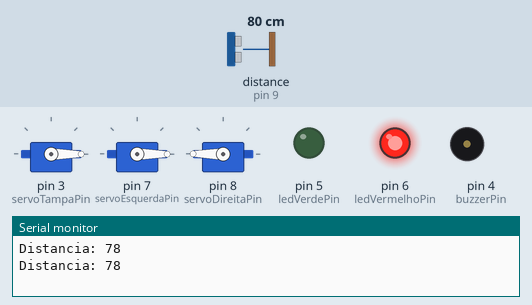
Simulated run of this sketch. Board: Arduino Uno, built with avr-gcc and run on an emulated ATmega328P. On the bench: 3 × servo, output pins drawn as LEDs (lit = HIGH), buzzer (waves = sounding, pin HIGH), the last lines printed to the serial monitor. Wiring (inferred from the names in the program): ultrasonic range finder: trigger pin 10; echo pin 9. The test bench sets the inputs (shaded band); at power-on: distance to the obstacle (sensor on pin 9) 80 cm. The echo pulse lasts 58.3 µs per cm; pins used as bus, display or sensor lines are not drawn.

Above: at 1.6 s.
1.7 s: distance to the obstacle (sensor on pin 9) set to 19 cm
3.6 s: distance to the obstacle (sensor on pin 9) set to 15 cm
At 4.9 s:
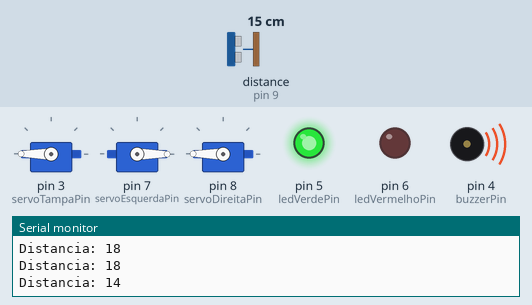
7.3 s: distance to the obstacle (sensor on pin 9) set to 18 cm
At 9.5 s:
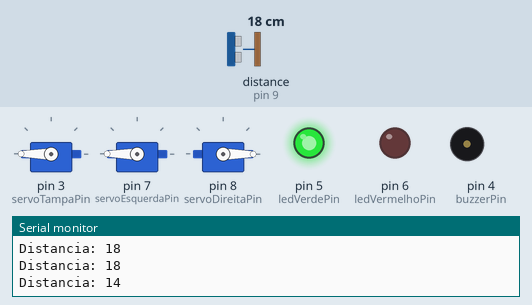
11.0 s: distance to the obstacle (sensor on pin 9) set to 2 cm
At 11.8 s:
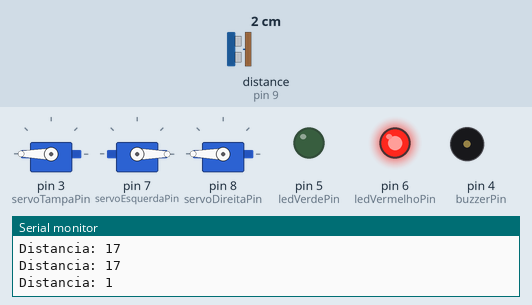
14.7 s: distance to the obstacle (sensor on pin 9) set to 35 cm
At 15.8 s:
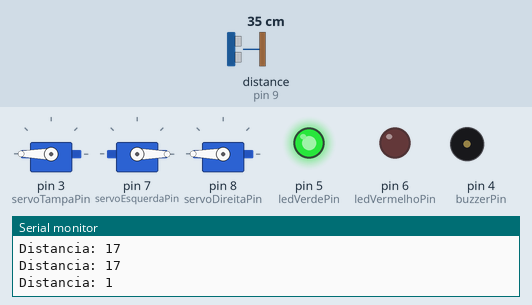
Timing chart, 0 to 19.2 s (numbered marks = the images above; inputs shaded):
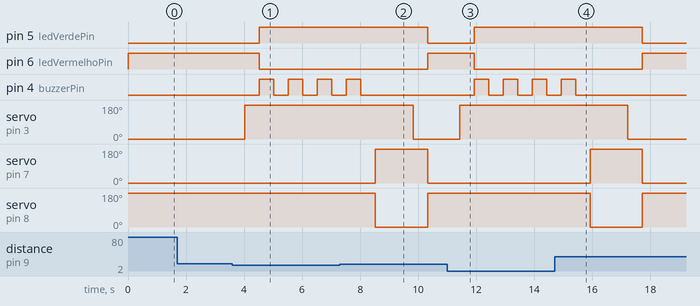

The sketch:

sketch_jun21a2serve.ino
```cpp
#include <Servo.h> // Inclui a biblioteca para controle de servos

// Criação dos objetos servo
Servo servoTampa;       // Servo que controla a abertura da tampa
Servo servoEsquerda;    // Servo que gira para a esquerda
Servo servoDireita;     // Servo que gira para a direita (sentido oposto)

// Definição dos pinos dos componentes
const int trigPin = 10;         // Pino TRIG do sensor ultrassônico
const int echoPin = 9;          // Pino ECHO do sensor ultrassônico

const int servoTampaPin = 3;    // Pino de controle do servo da tampa
const int servoEsquerdaPin = 7; // Pino de controle do servo esquerdo
const int servoDireitaPin = 8;  // Pino de controle do servo direito

const int buzzerPin = 4;        // Pino do buzzer
const int ledVerdePin = 5;      // Pino do LED verde
const int ledVermelhoPin = 6;   // Pino do LED vermelho

long duration;    // Armazena o tempo do pulso ultrassônico
int distance;     // Distância calculada em centímetros

void setup() {
  // Associa cada objeto servo ao seu pino correspondente
  servoTampa.attach(servoTampaPin);
  servoEsquerda.attach(servoEsquerdaPin);
  servoDireita.attach(servoDireitaPin);

  // Define os modos dos pinos
  pinMode(trigPin, OUTPUT);
  pinMode(echoPin, INPUT);
  pinMode(buzzerPin, OUTPUT);
  pinMode(ledVerdePin, OUTPUT);
  pinMode(ledVermelhoPin, OUTPUT);

  // Estado inicial: tampa fechada, LEDs e servos no estado de espera
  servoTampa.write(0);         // Tampa fechada (0°)
  servoEsquerda.write(0);      // Servo esquerdo no início
  servoDireita.write(180);     // Servo direito no fim (movimento oposto)

  digitalWrite(ledVerdePin, LOW);
  digitalWrite(ledVermelhoPin, HIGH); // LED vermelho aceso (estado normal)

  Serial.begin(9600); // Inicia comunicação serial para debug
}

void loop() {
  // Envia pulso de 10 µs para o TRIG
  digitalWrite(trigPin, LOW);
  delayMicroseconds(2);

  digitalWrite(trigPin, HIGH);
  delayMicroseconds(10);
  digitalWrite(trigPin, LOW);

  // Mede o tempo de retorno do pulso no ECHO
  duration = pulseIn(echoPin, HIGH);

  // Calcula a distância com base no tempo (velocidade do som: 0.034 cm/µs)
  distance = duration * 0.034 / 2;

  // Exibe a distância no monitor serial
  Serial.print("Distancia: ");
  Serial.println(distance);

  // Verifica se objeto está próximo (≤ 15 cm)
  if(distance <= 15){
    // Ação de abertura
    servoTampa.write(180);  // Abre a tampa
    delay(500);             // Aguarda o servo abrir

    digitalWrite(ledVerdePin, HIGH);   // LED verde acende
    digitalWrite(ledVermelhoPin, LOW); // LED vermelho apaga

    // Buzzer bipando 4 vezes
    for(int i = 0; i < 4; i++) {
      digitalWrite(buzzerPin, HIGH);
      delay(500);
      digitalWrite(buzzerPin, LOW);
      delay(500);
    }

    // Gira os dois servos em sentidos opostos
    servoEsquerda.write(180); // Vai para 180°
    servoDireita.write(0);    // Vai para 0° (oposto)

    delay(1000); // Mantém os servos abertos por 1 segundo
  } else {
    // Ação de fechamento
    servoTampa.write(0); // Fecha a tampa
    delay(500);

    // LEDs e buzzer em estado normal
    digitalWrite(buzzerPin, LOW);
    digitalWrite(ledVerdePin, LOW);
    digitalWrite(ledVermelhoPin, HIGH);

    // Retorna os dois servos à posição original
    servoEsquerda.write(0);     // Servo esquerdo volta ao início
    servoDireita.write(180);    // Servo direito volta ao fim
  }

  delay(300); // Pequeno atraso antes da próxima medição
}
```

Measured:
- the behaviour switches between 17 and 16 cm on distance to the obstacle (sensor on pin 9) (found by bisection; images 0 and 1)
- after the input at 3.6 s, pin 5 (ledVerdePin): LOW → HIGH after 0.92 s; pin 6 (ledVermelhoPin): HIGH → LOW after 0.92 s; pin 4 (buzzerPin): alternates HIGH for 0.50 s and LOW for 0.50 s, starting after 0.92 s; servo on pin 3 (servoTampaPin): 0° → 180° after 0.42 s
- after the input at 7.3 s, pin 5 (ledVerdePin): HIGH → LOW after 3.0 s; pin 6 (ledVermelhoPin): LOW → HIGH after 3.0 s; pin 4 (buzzerPin): goes on until 8.0 s, then stays LOW; servo on pin 3 (servoTampaPin): 180° → 0° after 2.5 s
- after the input at 11.0 s, pin 5 (ledVerdePin): LOW → HIGH after 0.93 s; pin 6 (ledVermelhoPin): HIGH → LOW after 0.93 s; pin 4 (buzzerPin): alternates HIGH for 0.50 s and LOW for 0.50 s, starting after 0.93 s; servo on pin 3 (servoTampaPin): 0° → 180° after 0.43 s
- after the input at 14.7 s, pin 5 (ledVerdePin): HIGH → LOW after 3.0 s; pin 6 (ledVermelhoPin): LOW → HIGH after 3.0 s; pin 4 (buzzerPin): goes on until 15.4 s, then stays LOW; servo on pin 3 (servoTampaPin): 180° → 0° after 2.5 s
